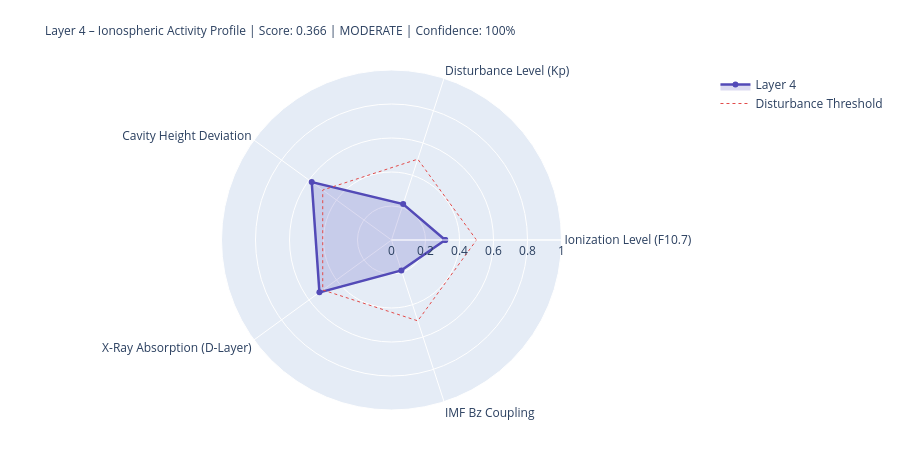

Write notebook code for a chart like this one.
### Markdown cell above
---
## 4. State Assessment & Handoff to Layer 5

### Code cell
# ============================================================
# LAYER-4-SCORE
# ============================================================

COMPONENTS = {
    'Ionization Level (F10.7)':    {'score': ioniz,       'source': 'primary' if f107_now else 'from_layer0', 'dynamic': True},
    'Disturbance Level (Kp)':          {'score': disturb,     'source': 'primary' if kp_now   else 'from_layer0', 'dynamic': True},
    'Cavity Height Deviation':    {'score': h_dev,       'source': 'derived',                                'dynamic': True},
    'X-Ray Absorption (D-Layer)':{'score': xray_ioniz,  'source': 'primary' if xray_now else 'missing',     'dynamic': True},
    'IMF Bz Coupling':             {'score': bz_coupling, 'source': 'primary' if bz_now   else 'from_layer0', 'dynamic': True},
}

available    = {k: v['score'] for k, v in COMPONENTS.items() if v['score'] is not None}
unavailable  = [k for k, v in COMPONENTS.items() if v['score'] is None]
layer4_score = round(sum(available.values()) / len(available), 4) if available else None
confidence   = round(len(available) / len(COMPONENTS), 2)
level = ('unknown' if layer4_score is None
         else 'quiet'   if layer4_score < 0.3
         else 'moderate' if layer4_score < 0.6
         else 'active')
dominant_l4 = max(available, key=available.get) if available else 'none'

# Resonance delta for Schumann SR-1
sr1_ref = schumann_freq(1, 80.0)
sr1_now = schumann_freq(1, h_eff)
sr1_delta_mhz = (sr1_now - sr1_ref) * 1000

# Propagation conditions
prop_cond = ('disturbed'   if kp_val > 4
             else 'unsettled' if kp_val > 2
             else 'normal')
if xray_class in ['X', 'M']:
    prop_cond = 'Radio-Blackout moeglich'

W = 68
print('=' * W)
print('LAYER 4 – IONOSPHERE – STATE ASSESSMENT')
print('=' * W)
for name, comp in COMPONENTS.items():
    s = comp['score']
    if s is not None:
        bar = '█' * int(s * 20) + '░' * (20 - int(s * 20))
        print(f'  {name:<36} {bar}  {s:.3f}  [{comp["source"]}]')
    else:
        print(f'  {name:<36} {"─" * 20}  n/a   [missing]')
print('-' * W)
print(f'  Score:          {layer4_score:.3f}  ({len(available)}/{len(COMPONENTS)} components)')
print(f'  Confidence:     {confidence:.0%}')
print(f'  Level:          {level.upper()}')
print(f'  Dominant:       {dominant_l4}')
print(f'  Cavity height:  {h_eff:.1f} km  (Ref: 80.0 km)')
print(f'  SR-1:           {sr1_now:.3f} Hz  (Δ {sr1_delta_mhz:+.1f} mHz vs. ref)')
print(f'  Propagation:    {prop_cond}')
print(f'  X-Ray:          {xray_class}-class  ({xray_now:.2e} W/m²)' if xray_now else '  X-Ray:          n/a')
print('=' * W)

# Radar
cats   = list(available.keys())
vals_r = list(available.values())
if len(cats) >= 3:
    fig = go.Figure()
    fig.add_trace(go.Scatterpolar(
        r=vals_r + [vals_r[0]], theta=cats + [cats[0]],
        fill='toself', fillcolor='rgba(83,74,183,0.20)',
        line=dict(color='#534AB7', width=2.5), name='Layer 4'
    ))
    fig.add_trace(go.Scatterpolar(
        r=[0.5] * (len(cats)+1), theta=cats + [cats[0]],
        line=dict(color='#E24B4A', dash='dot', width=1),
        mode='lines', name='Disturbance Threshold'
    ))
    fig.update_layout(
        title=dict(
            text=f'Layer 4 – Ionospheric Activity Profile | Score: {layer4_score:.3f} | {level.upper()} | Confidence: {confidence:.0%}',
            font=dict(size=12)
        ),
        polar=dict(radialaxis=dict(visible=True, range=[0, 1])),
        height=450, showlegend=True,
        margin=dict(l=80, r=80, t=70, b=40)
    )
    fig.show()

### Figure 1 — Plotly figure (JSON) as saved in the notebook; plotly's stock layout.template omitted (floating-point values rounded to 4 significant figures)
{"data": [{"fill": "toself", "fillcolor": "rgba(83,74,183,0.20)", "line": {"color": "#534AB7", "width": 2.5}, "name": "Layer 4", "r": [0.316, 0.222, 0.58, 0.524, 0.188, 0.316], "theta": ["Ionization Level (F10.7)", "Disturbance Level (Kp)", "Cavity Height Deviation", "X-Ray Absorption (D-Layer)", "IMF Bz Coupling", "Ionization Level (F10.7)"], "type": "scatterpolar"}, {"line": {"color": "#E24B4A", "dash": "dot", "width": 1}, "mode": "lines", "name": "Disturbance Threshold", "r": [0.5, 0.5, 0.5, 0.5, 0.5, 0.5], "theta": ["Ionization Level (F10.7)", "Disturbance Level (Kp)", "Cavity Height Deviation", "X-Ray Absorption (D-Layer)", "IMF Bz Coupling", "Ionization Level (F10.7)"], "type": "scatterpolar"}], "layout": {"height": 450, "margin": {"b": 40, "l": 80, "r": 80, "t": 70}, "polar": {"radialaxis": {"range": [0, 1], "visible": true}}, "showlegend": true, "title": {"font": {"size": 12}, "text": "Layer 4 – Ionospheric Activity Profile | Score: 0.366 | MODERATE | Confidence: 100%"}}}
